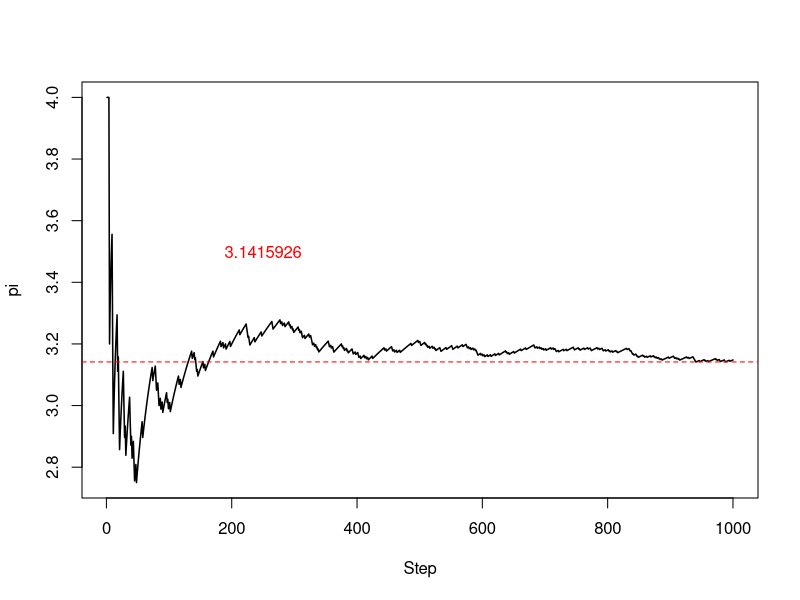
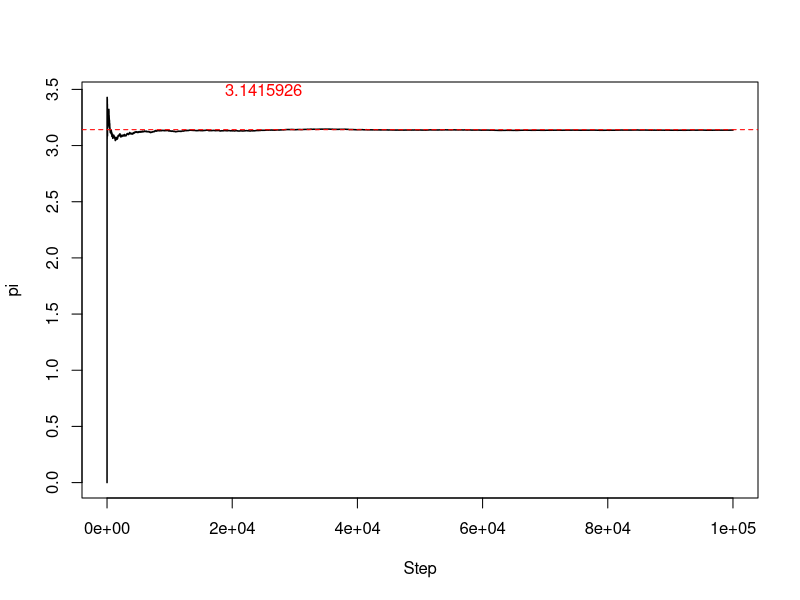

R code for these plots, in order:
## ---- chunk 1
# Define a function to compute pi
Simulation <- function(N){
  c <- rep(0,N)
  numberIn <-  0
  for(i in 1:N){
    x <- runif(2,-1,1)
    if(sqrt(x[1]*x[1] + x[2]*x[2]) <= 1){
      numberIn <- numberIn + 1
    }
    prop  <- numberIn / i
    piHat <- prop *4
    c[i]  <- piHat
  }
  return(c)
}
## ---- chunk 2
# Draw 100 points
TotalDraw <- 1000
Results   <- Simulation(TotalDraw)
# Plot
plot( seq(1,TotalDraw,by=1), Results, type='l', xlab='Step', ylab='pi',lwd=1.5)
abline(h=3.141592,col="red",lty=2)
text(0.25*TotalDraw,3.5,"3.1415926",cex=1,col="red")
print(paste("Mean Pi from the last 100 steps is: ",mean(Results[TotalDraw-99:TotalDraw])))
## ---- chunk 3
# Draw 1E5 points
TotalDraw <- 1E5
Results   <- Simulation(TotalDraw)
# Plot
plot( seq(1,TotalDraw,by=1), Results, type='l', xlab='Step', ylab='pi',lwd=1.5)
abline(h=3.141592,col="red",lty=2)
text(0.25*TotalDraw,3.5,"3.1415926",cex=1,col="red")
print(paste("Mean Pi from the last 100 steps is: ",mean(Results[TotalDraw-99:TotalDraw])))
